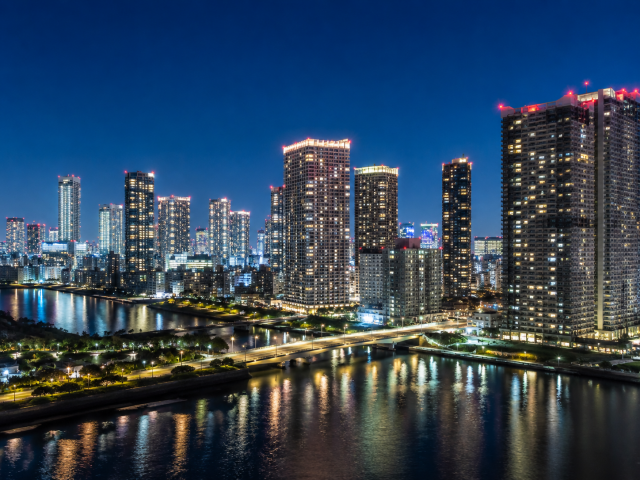
#> input picture Chapter04/cityscape.png, 640 x 480 px
$ python 04-06_unsharp_masking.py
#> lines starting #> are read from the running program, lines starting #| are printed output that depends on the picture
import cv2

img = cv2.imread("cityscape.png")
#> img is the input picture: shape (480, 640, 3); mean B, G, R 89.5, 68.6, 48.3

# ボケ画像を作成
blur = cv2.GaussianBlur(img, (9, 9), 10.0)
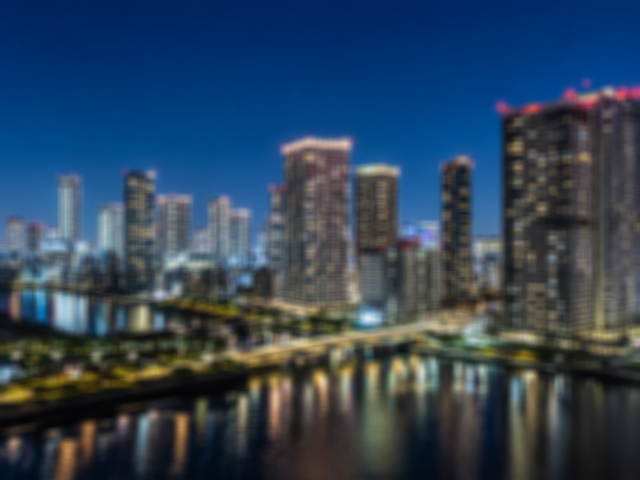
#> blur: shape (480, 640, 3); mean B, G, R 89.5, 68.6, 48.2

# cv2.addWeighted で合成 ( src1*alpha + src2*beta + gamma )
# O = 2.0 * img - 1.0 * blur  (k=1.0 の場合)
img_sharp = cv2.addWeighted(img, 2.0, blur, -1.0, 0)
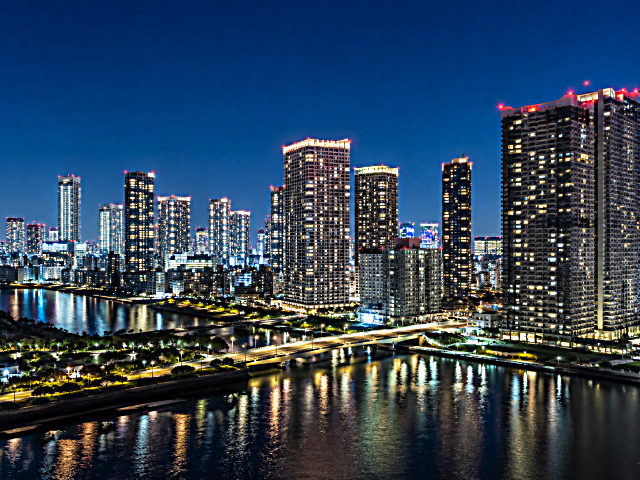
#> img_sharp: shape (480, 640, 3); mean B, G, R 89.1, 68, 47.8

cv2.imwrite("sharp.png", img_sharp)

$ run again, with Chapter04/input.png copied over Chapter04/cityscape.png
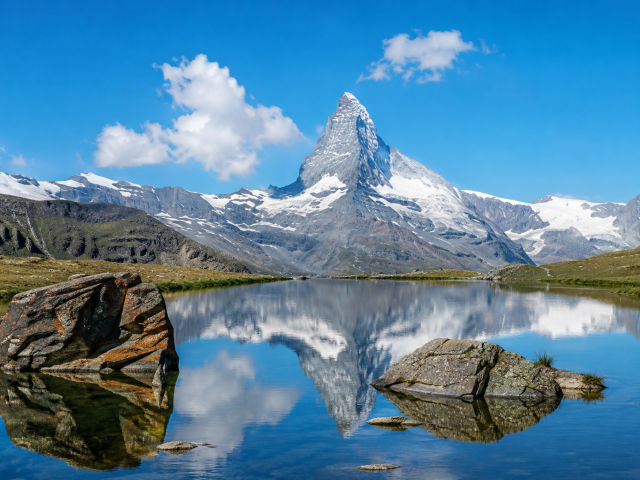
#> input picture Chapter04/input.png, 640 x 480 px
#> img is the input picture: shape (480, 640, 3); mean B, G, R 160.1, 131.1, 84.8
#> `blur = cv2.GaussianBlur(img, (9, 9), 10.0)`:
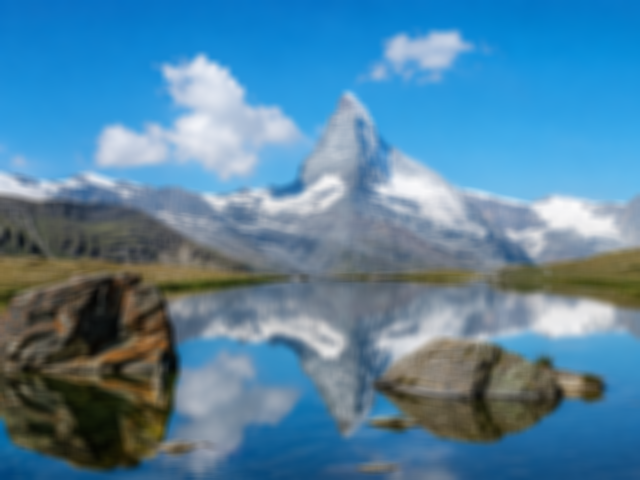
#> blur: shape (480, 640, 3); mean B, G, R 160.2, 131.1, 84.8
#> `img_sharp = cv2.addWeighted(img, 2.0, blur, -1.0, 0)`:
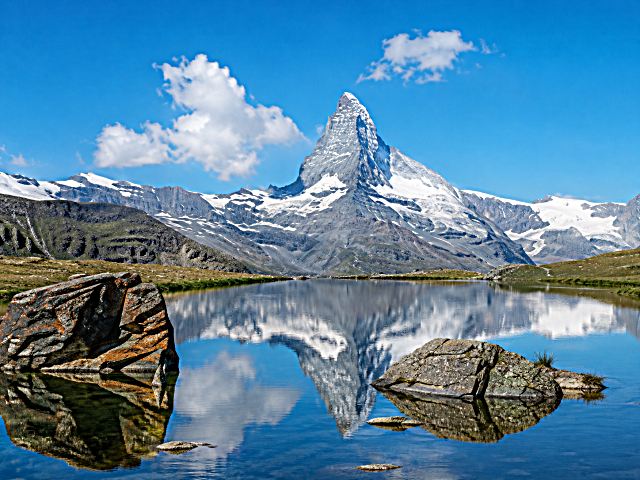
#> img_sharp: shape (480, 640, 3); mean B, G, R 160.5, 131.3, 85.1
